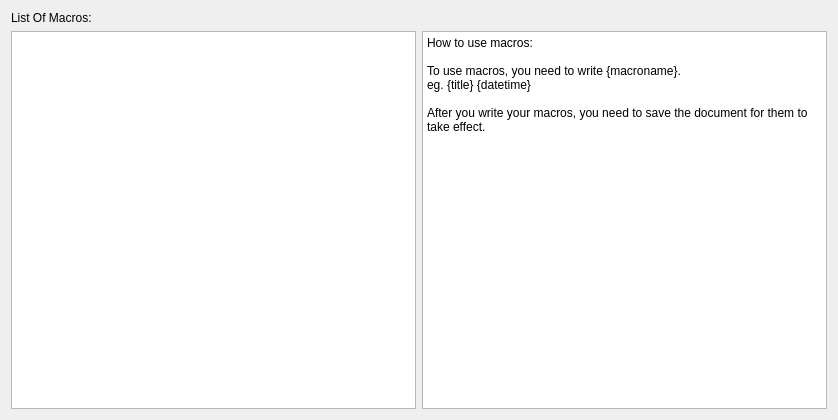
<?xml version="1.0" encoding="UTF-8"?>
<ui version="4.0">
 <class>MacroHelp</class>
 <widget class="QDialog" name="MacroHelp">
  <property name="geometry">
   <rect>
    <x>0</x>
    <y>0</y>
    <width>838</width>
    <height>420</height>
   </rect>
  </property>
  <property name="windowTitle">
   <string>Macro Help</string>
  </property>
  <layout class="QGridLayout" name="gridLayout">
   <item row="0" column="0">
    <widget class="QLabel" name="label">
     <property name="text">
      <string>List Of Macros:</string>
     </property>
    </widget>
   </item>
   <item row="1" column="0">
    <widget class="QListWidget" name="macrolist"/>
   </item>
   <item row="1" column="1">
    <widget class="QPlainTextEdit" name="plainTextEdit">
     <property name="plainText">
      <string>How to use macros:

To use macros, you need to write {macroname}.
eg. {title} {datetime}

After you write your macros, you need to save the document for them to take effect.</string>
     </property>
     <property name="textInteractionFlags">
      <set>Qt::TextSelectableByKeyboard|Qt::TextSelectableByMouse</set>
     </property>
    </widget>
   </item>
  </layout>
 </widget>
 <resources/>
 <connections/>
</ui>
